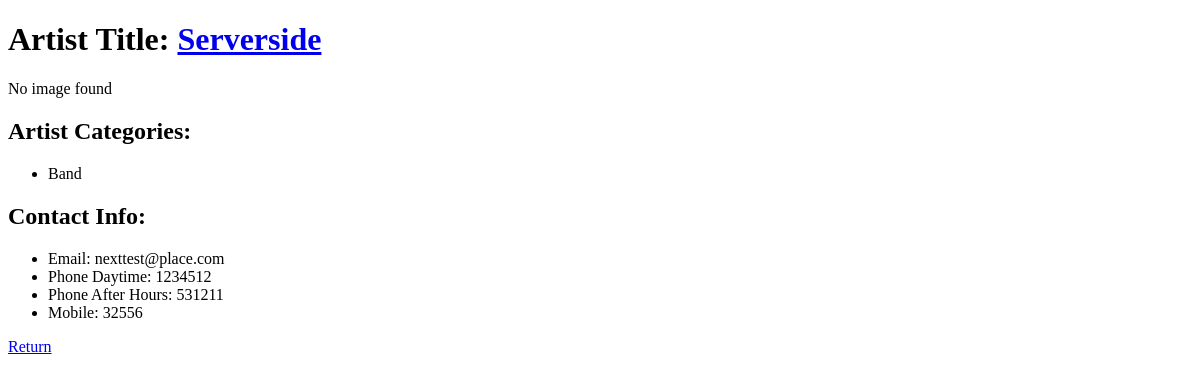
The app's page /site/artistDetails.php?artist_id=2, older data.
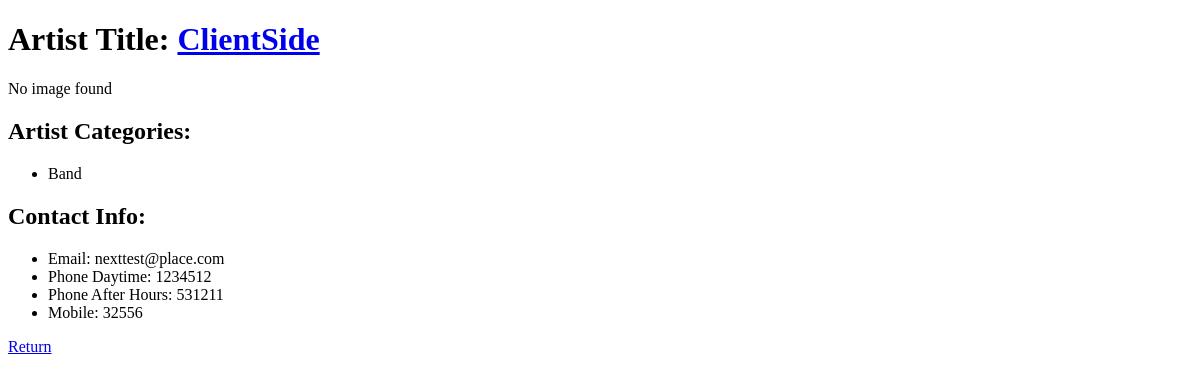
The same page, newer data.
### tables this page shows
CREATE TABLE Artist (
A_Id INTEGER PRIMARY KEY NOT NULL,
A_Title VARCHAR(100) NOT NULL,
A_Email VARCHAR(100),
A_PhoneDay VARCHAR(20),
A_PhoneAfter VARCHAR(20),
A_Mobile VARCHAR(20),
A_MainImageId INTEGER,
FOREIGN KEY(A_MainImageId) REFERENCES Image(Img_Id)
);

### site/artistDetails.php (the view, shortened to what this page needs)
<!DOCTYPE html>
<html>
<head lang="en">
</head>
<body>
<?php
	include("db_connect.php");
	$artist_id = $_GET["artist_id"];
	$artist_row = $dbh->query("SELECT * FROM Artist WHERE A_Id = " . $artist_id)->fetch();
	echo "<h1>Artist Title: <a href='artistDetails.php?artist_id=" . $artist_id . "'>" . $artist_row["A_Title"] . "</a></h1>\n";
	$main_image = $dbh->query("SELECT Img_Ref FROM Image WHERE Img_Id IN (
								SELECT A_MainImageId FROM Artist WHERE A_Id = " . $artist_id . ")");
	$all_images = $dbh->query("SELECT Img_Ref FROM Image WHERE Img_Id IN (
								SELECT Img_Id FROM ArtistImage WHERE A_Id = " . $artist_id . ")");
	$image_count = $dbh->query("SELECT COUNT(*) FROM Image WHERE Img_Id IN (
								SELECT Img_Id FROM ArtistImage WHERE A_Id = " . $artist_id . ")")->fetch()[0];
	$main_image_row = $main_image->fetch(PDO::FETCH_ASSOC);
	if(!is_null($main_image_row["Img_Ref"]))
	{
		echo "<a href='artistDetails.php'><img src='../db/" . $main_image_row["Img_Ref"] . "'></a><br/>";
	}
	else if($image_count > 0)
	{
		$chosen_row = $all_images->fetch(PDO::FETCH_ASSOC);
		echo "<a href='artistDetails.php'><img src='../db/" . $chosen_row["Img_Ref"] . "'></a><br/>";
	}
	else
	{
		echo "<p>No image found</p>";
	}
	$artist_categories = $dbh->query("SELECT C_Name FROM Category WHERE C_Id IN (
										SELECT C_Id FROM ArtistCategory WHERE A_Id = " . $artist_id . ")");
	$category_count = $dbh->query("SELECT COUNT(*) FROM Category WHERE C_Id IN (
										SELECT C_Id FROM ArtistCategory WHERE A_Id = " . $artist_id . ")")->fetch()[0];
	echo "<h2>Artist Categories: </h2>\n<ul>\n";
	if($category_count == 0)
	{
		echo "None";
	}
	else if($category_count == 1)
	{
		echo "<li>" . $artist_categories->fetch()[0] . "</li>\n";
	}
	else
	{
		foreach ($artist_categories as $row)
		{
			echo "<li>" . $row["C_Name"] . "</li>\n";
		}
	}
	echo "</ul>";
	echo "<h2>Contact Info:</h2>\n<ul>\n
			<li>Email: " . $artist_row["A_Email"] . "</li>\n" .
			"<li>Phone Daytime: " . $artist_row["A_PhoneDay"] . "</li>\n" .
			"<li>Phone After Hours: " . $artist_row["A_PhoneAfter"] . "</li>\n" .
			"<li>Mobile: " . $artist_row["A_Mobile"] . "</li>\n" .
			"</ul>";
?>
<a href="artistList.php">Return</a>
</body>
</html>

Row changes from the older to the newer data that the page shows:
changed artist "nexttest@place.com": A_Title "Serverside" → "ClientSide"
